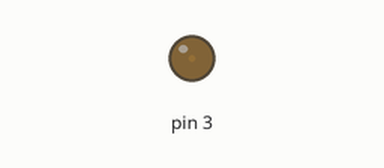
The sketch below on a simulated Arduino Uno, built with avr-gcc and run on an emulated ATmega328P. Parts: output pins drawn as LEDs (lit = HIGH).

Above: at 0.05 s.
At 2.3 s:
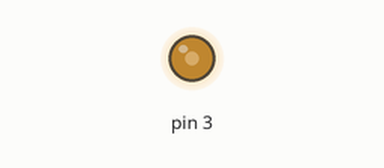
At 4.6 s:
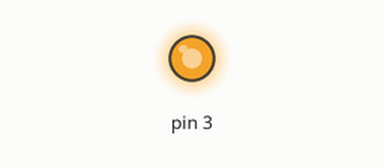
At 9.2 s:
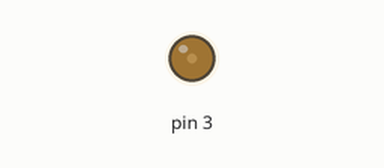
Timing chart, 0 to 13.3 s (numbered marks = the images above):
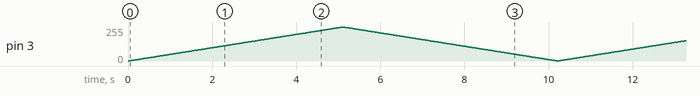

The sketch:

Arduino_PWM.ino
```cpp
void setup() {
pinMode(3, OUTPUT);
}

void loop() {
  for(int i=0; i<255; i++){
    analogWrite(3,i);
    delay(20);
  }
    for(int i=255; i>0; i--){
    analogWrite(3,i);
    delay(20);
  }
}
```
